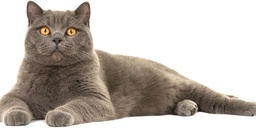
#> input picture Proiect/images/cat.jpeg, 256 x 128 px, shrunk from 1200 x 600 before the run
$ jupyter execute --allow-errors main.ipynb
#> lines starting #> are read from the running program, lines starting #| are printed output that depends on the picture; after the words box and inside, x2 and y2 are one past the last pixel; in counts of white or black regions, pixels touching at a corner belong together
# Imports

[cell 1]
import numpy as np
import scipy.fftpack as fp
import matplotlib.pylab as plt

from skimage import color
from skimage.io import imread
from skimage.color import rgb2gray
from skimage.util import random_noise
from pyunlocbox import functions, solvers
from matplotlib.ticker import LinearLocator, FormatStrFormatter
from skimage.metrics import peak_signal_noise_ratio as compare_psnr

# Utils

[cell 2]
def convolve2d(im, psf, k):
    M, N = im.shape
    freq = fp.fft2(im)
    psf = np.pad(psf, (((M - k) // 2, (M - k) // 2 + 1), ((N - k) // 2, (N - k) // 2 + 1)), mode='constant')
    freq_kernel = fp.fft2(fp.ifftshift(psf))
    return np.abs(fp.ifft2(freq * freq_kernel))

[cell 3]
def plot_image(im, title, cmap='gray'):
    plt.imshow(im, cmap=cmap)
    plt.axis('off')
    plt.title(title, size=20)


def plot_images(orig_image, noisy_image, denoised_image, titles):
    plt.figure(figsize=(15, 5))
    plt.subplot(131), plot_image(orig_image, titles[0])
    plt.subplot(132), plot_image(noisy_image, titles[1])
    plt.subplot(133), plot_image(denoised_image, titles[2])
    plt.tight_layout()
    plt.show()


def plot_freq(orig_image, noisy_image, denoised_image):
    fig = plt.figure(figsize=(15, 5))

    ax1 = fig.add_subplot(131, projection='3d')
    plot_freq_spec_3d(ax1, np.fft.fft2(orig_image))

    ax2 = fig.add_subplot(132, projection='3d')
    plot_freq_spec_3d(ax2, np.fft.fft2(noisy_image))

    ax3 = fig.add_subplot(133, projection='3d')
    plot_freq_spec_3d(ax3, np.fft.fft2(denoised_image))

    plt.show()

[cell 4]
def plot_freq_spec_3d(ax, freq):
    Y = np.arange(-freq.shape[0] // 2, freq.shape[0] - freq.shape[0] // 2)
    X = np.arange(-freq.shape[1] // 2, freq.shape[1] - freq.shape[1] // 2)
    X, Y = np.meshgrid(X, Y)
    Z = (20 * np.log10(0.01 + np.fft.fftshift(freq))).real
    ax.plot_surface(X, Y, Z, cmap=plt.cm.coolwarm, linewidth=0, antialiased=True)

    ax.zaxis.set_major_locator(LinearLocator(10))
    ax.zaxis.set_major_formatter(FormatStrFormatter('%.02f'))

# Wiener Filter

[cell 5]
def wiener(image, psf, balance=0.1):
    image_freq = fp.fft2(image)

    M, N = image.shape
    psf = np.pad(psf, (((M - psf.shape[0]) // 2, (M - psf.shape[0]) // 2 + 1),
                       ((N - psf.shape[1]) // 2, (N - psf.shape[1]) // 2 + 1)), mode='constant')

    psf_freq = fp.fft2(fp.ifftshift(psf))
    wiener_filter = np.conj(psf_freq) / (np.abs(psf_freq) ** 2 + balance)
    restored_freq = image_freq * wiener_filter
    restored_image = np.abs(fp.ifft2(restored_freq))

    return restored_image

[cell 6]
k = 5
psf = np.ones((k, k)) / k ** 2

im = color.rgb2gray(imread('images/cat.jpeg'))
#> im: shape (128, 256) float64; min 0.0473, max 1, mean 0.726
im1 = convolve2d(im, psf, k)
#> in convolve2d, `freq_kernel = fp.fft2(fp.ifftshift(psf))`:
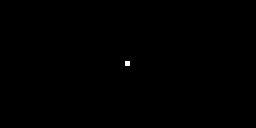
#> psf: shape (128, 256) float64; values 0 (black) and 0.04 (white), 0.08% white; 1 white region, box (x1, y1, x2, y2) and area: (125, 61, 130, 66) 25
im1 += 0.3 * im.std() * np.random.standard_normal(im.shape)
im2 = wiener(im1, psf, balance=0.5)

titles = [
    'Original image',
    'Noisy blurred image: PSNR={:.3f}'.format(compare_psnr(im, im1)),
    'Self tuned Wiener restoration: PSNR={:.3f}'.format(compare_psnr(im, im2))
]
plot_images(im, im1, im2, titles)
plot_freq(im, im1, im2)
#> in plot_freq_spec_3d, `ax.plot_surface(X, Y, Z, cmap=plt.cm.coolwarm, linewidth=0, antialiase..`:
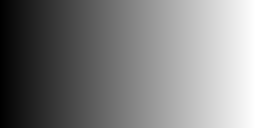
#> X: shape (128, 256) int64; min -128, max 127, mean -0.5; drawn with min black and max white

# Constrained Least Squares (CLS) Filter

[cell 7]
def cls_filter(y, h, c, lambd):
    Hf = fp.fft2(fp.ifftshift(h))
    Cf = fp.fft2(fp.ifftshift(c))
    Hf = np.conj(Hf) / (Hf * np.conj(Hf) + lambd * Cf * np.conj(Cf))
    Yf = fp.fft2(y)
    I = Yf * Hf
    im = np.abs(fp.ifft2(I))
    return (im, Hf)

[cell 8]
im = rgb2gray(imread('images/cat.jpeg'))

(M, N), k = im.shape, 81
#> M = 128; N = 256; k = 81
kernel = np.zeros((k, k))
for i in range(k):
    kernel[i, i] = 1
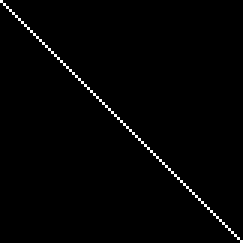
#> kernel: shape (81, 81) float64 (shown 3 times larger); values 0 (black) and 1 (white), 1.2% white in thin lines or dots

kernel = kernel / k
im_blur = convolve2d(im, kernel, k)
#> in convolve2d (call 2), `psf = np.pad(psf, (((M - k) // 2, (M - k) // 2 + 1), ((N - k) // 2, (N..`: psf: shape (128, 256) float64; values 0 (black) and 0.0123 (white), 0.25% white in thin lines or dots, all inside (x1, y1, x2, y2) = (87, 23, 168, 104)
im_blur = random_noise(im_blur, var=0.0025)
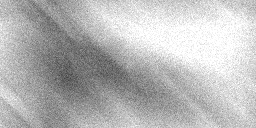
#> im_blur: shape (128, 256) float64; min 0.256, max 1, mean 0.725

x = im
y = im_blur
h = kernel

h = np.pad(h, [(M // 2 - k // 2, M // 2 - k // 2 - 1), (N // 2 - k // 2, N // 2 - k // 2 - 1)], mode='constant')

c = np.array([[0, 1 / 4, 0], [1 / 4, -1, 1 / 4], [0, 1 / 4, 0]])
c = np.pad(c, [(M // 2 - 1, M // 2 - 2), (N // 2 - 2, N // 2 - 1)], mode='constant')
Cf = fp.fft2(fp.ifftshift(c))

_lambda = 7.5
clx, F_restored = cls_filter(y, h, c, _lambda)
#> in cls_filter, `Hf = fp.fft2(fp.ifftshift(h))`: h: shape (128, 256) float64; values 0 (black) and 0.0123 (white), 0.25% white in thin lines or dots, all inside (x1, y1, x2, y2) = (88, 24, 169, 105)
#> in cls_filter, `im = np.abs(fp.ifft2(I))`:
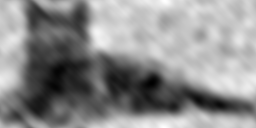
#> im: shape (128, 256) float64; min 0.102, max 1.22, mean 0.725; drawn with min black and max white

titles = [
    'Original image',
    'Degraded Image PSNR: {}'.format(np.round(compare_psnr(x, y), 3)),
    r'Restored Image PSNR: {}'.format(np.round(compare_psnr(x, clx), 3))
]
#> titles = ['Original image', 'Degraded Image PSNR: 13.577', 'Restored Image PSNR: 19.542']
plot_images(im, im_blur, clx, titles)
plot_freq(im, im_blur, clx)

# Markov Random Field

[cell 9]
def read_image_and_binarize(image_file, threshold=128):
#> called with image_file = 'images/cat.jpeg', threshold = 128
    im = (255 * rgb2gray(plt.imread(image_file))).astype(int)
#> im: shape (128, 256) int64; min 12, max 255, mean 185
    im[im < threshold] = -1
    im[im >= threshold] = 1
#> im: shape (128, 256) int64; values -1 (black) and 1 (white), 66.2% white; 35 black regions (30 under 20 px), largest, box (x1, y1, x2, y2) and area: (4, 1, 106, 121) 6092, (101, 54, 256, 120) 4421, (10, 112, 28, 126) 185, (49, 113, 69, 127) 179, (72, 104, 90, 123) 95
    return im


def add_noise(im):
    im_noisy = im.copy()
    for i in range(im_noisy.shape[0]):
        for j in range(im_noisy.shape[1]):
            r = np.random.rand()
            if r < 0.1:
                im_noisy[i][j] = -im_noisy[i][j]
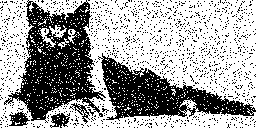
#> im_noisy: shape (128, 256) int64; values -1 (black) and 1 (white), 62.8% white; 1251 black regions (1246 under 20 px), largest, box (x1, y1, x2, y2) and area: (4, 0, 106, 123) 5632, (98, 53, 256, 121) 4087, (9, 111, 30, 126) 180, (50, 113, 70, 128) 177, (69, 103, 90, 124) 119
    return im_noisy


def compute_energy_helper(Y, i, j):
    try:
        return Y[i][j]
    except IndexError:
        return 0


def compute_energy(X, Y, i, j, zeta, eta, Y_i_j):
    energy = -eta * X[i][j] * Y_i_j
    for (k, l) in [(-1, 0), (1, 0), (0, -1), (0, 1)]:
        energy -= zeta * Y_i_j * compute_energy_helper(Y, i + k, j + l)
    return energy


def denoise_image(O, X, zeta, eta):
#> called with zeta = 1.5, eta = 2
    m, n = np.shape(X)
#> m = 128; n = 256
    Y = np.copy(X)
    max_iter = 10 * m * n
#> max_iter = 327680

    for iter in range(max_iter):
        i = np.random.randint(m)
        j = np.random.randint(n)

        energy_neg = compute_energy(X, Y, i, j, zeta, eta, -1)
        energy_pos = compute_energy(X, Y, i, j, zeta, eta, 1)

        if energy_neg < energy_pos:
            Y[i][j] = -1
        else:
            Y[i][j] = 1
#> this loop made 327680 passes
#> (energy_neg, energy_pos) on passes 1 to 3: (5, -5), (5, -5), (8, -8)
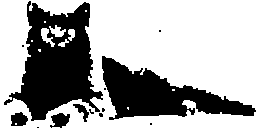
#> Y: shape (128, 256) int64; values -1 (black) and 1 (white), 65.7% white; 13 black regions (8 under 20 px), largest, box (x1, y1, x2, y2) and area: (4, 1, 103, 121) 6209, (102, 56, 256, 120) 4482, (50, 113, 70, 128) 201, (11, 112, 28, 126) 181, (73, 104, 89, 122) 114

    return Y

[cell 10]
orig_image = read_image_and_binarize('images/cat.jpeg')
zeta = 1.5
eta = 2

noisy_image = add_noise(orig_image)
denoised_image = denoise_image(orig_image, noisy_image, zeta, eta)

titles = [
    'Original image',
    'Noisy image',
    'Denoised image with MRF'
]
plot_images(orig_image, noisy_image, denoised_image, titles)
plot_freq(orig_image, noisy_image, denoised_image)
#> in plot_freq_spec_3d (call 9), `Z = (20 * np.log10(0.01 + np.fft.fftshift(freq))).real`:
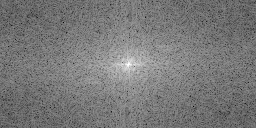
#> Z: shape (128, 256) float64; min -14.18, max 80.24, mean 30.6; drawn with min black and max white
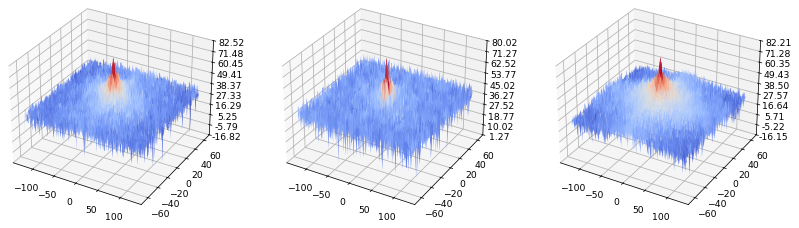
#> figure drawn by matplotlib, 3 panels

# Convex Optimization

[cell 11]
im_original = rgb2gray(imread('images/cat.jpeg'))
np.random.seed(1)

mask = np.random.uniform(size=im_original.shape)
mask = mask > 0.8

g = lambda x: mask * x
im_corrupted = g(im_original)
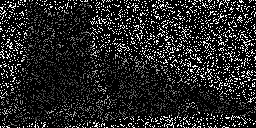
#> im_corrupted: shape (128, 256) float64; min 0, max 1, mean 0.145

#> (the rest of this cell did not finish here and is left out)

$ run again, with Proiect/images/im1.png saved as Proiect/images/cat.jpeg
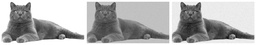
#> input picture Proiect/images/im1.png, 256 x 45 px, shrunk from 1489 x 260 before the run
#> psf: shape (46, 256) float64; values 0 (black) and 0.04 (white), 0.21% white; 1 white region, box (x1, y1, x2, y2) and area: (125, 20, 130, 25) 25
#> after the loop in add_noise, `for i in range(im_noisy.shape[0]):`:
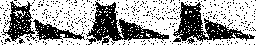
#> im_noisy: shape (45, 256) int64; values -1 (black) and 1 (white), 63.4% white; 439 black regions (434 under 20 px), largest, box (x1, y1, x2, y2) and area: (86, 1, 169, 45) 1287, (173, 2, 255, 42) 1206, (2, 1, 36, 44) 626, (33, 19, 85, 40) 433, (187, 38, 195, 44) 24
#> the loop in denoise_image, `for iter in range(max_iter):` made 115200 passes
#> (energy_neg, energy_pos) on passes 1 to 3: (5, -5), (8, -8), (-8, 8)
#> `im_corrupted = g(im_original)`:
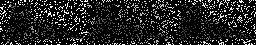
#> im_corrupted: shape (45, 256) float64; min 0, max 1, mean 0.137

$ run again, with Proiect/images/im2.png saved as Proiect/images/cat.jpeg
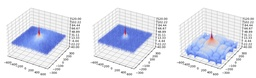
#> input picture Proiect/images/im2.png, 256 x 78 px, shrunk from 1217 x 373 before the run
#> psf: shape (78, 256) float64; values 0 (black) and 0.04 (white), 0.13% white; 1 white region, box (x1, y1, x2, y2) and area: (125, 36, 130, 41) 25
#> the loop in denoise_image, `for iter in range(max_iter):` made 199680 passes
#> (energy_neg, energy_pos) on passes 1 to 3: (5, -5), (8, -8), (5, -5)
#> `im_corrupted = g(im_original)`:
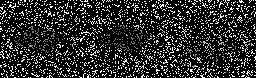
#> im_corrupted: shape (78, 256) float64; min 0, max 1, mean 0.18
